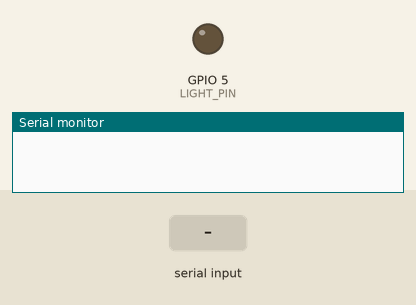
Bench run of a sketch on a simulated ESP32. On the bench: output pins drawn as LEDs (lit = HIGH), the last lines printed to the serial monitor. The inputs (shaded band) are chosen by the test bench.

Above: at 1.2 s.
1.3 s: "1" received over Serial
At 2.0 s:
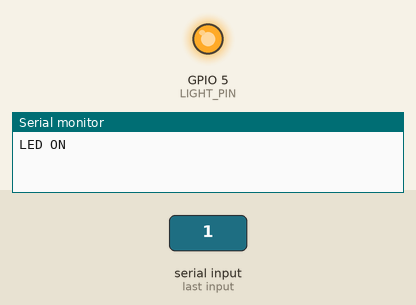
2.8 s: "0" received over Serial
At 3.1 s:
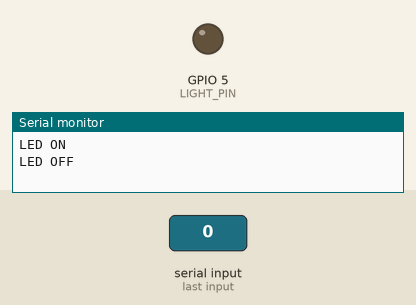
Timing chart, 0 to 5.8 s (numbered marks = the images above; inputs shaded):
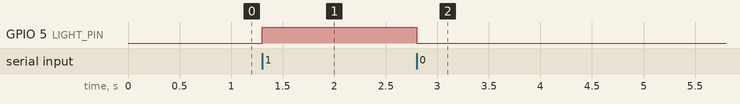

The sketch:

esp32code.ino
```cpp
#define LIGHT_PIN 5  // Onboard LED for most ESP32 boards

void setup() {
  Serial.begin(9600);            // Start serial
  pinMode(LIGHT_PIN, OUTPUT);    // Set LED pin as output
  digitalWrite(LIGHT_PIN, LOW);  // Make sure light is OFF initially
}

void loop() {
  if (Serial.available()) {
    char input = Serial.read();  // Read one byte from serial

    if (input == '1') {
      digitalWrite(LIGHT_PIN, HIGH);  // LED ON
      Serial.println("LED ON");
    } else if (input == '0') {
      digitalWrite(LIGHT_PIN, LOW);   // LED OFF
      Serial.println("LED OFF");
    }
  }
}
```

Measured:
- after the input at 1.3 s, GPIO 5 (LIGHT_PIN): LOW → HIGH at once
- after the input at 2.8 s, GPIO 5 (LIGHT_PIN): HIGH → LOW at once
